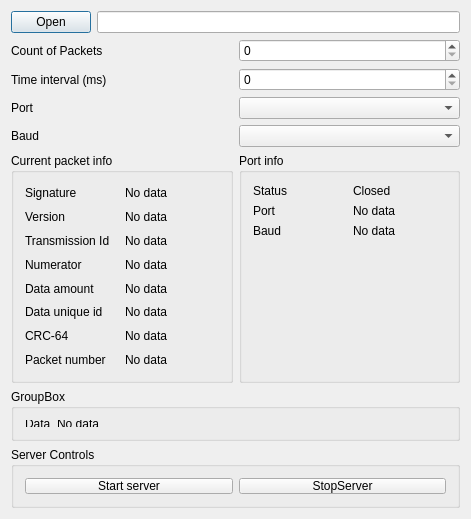
<?xml version="1.0" encoding="UTF-8"?>
<ui version="4.0">
 <class>SerialDataTesterServer</class>
 <widget class="QDialog" name="SerialDataTesterServer">
  <property name="geometry">
   <rect>
    <x>0</x>
    <y>0</y>
    <width>471</width>
    <height>519</height>
   </rect>
  </property>
  <property name="windowTitle">
   <string>SerialDataTesterServer</string>
  </property>
  <layout class="QVBoxLayout" name="verticalLayout_7">
   <item>
    <layout class="QVBoxLayout" name="verticalLayout_3">
     <item>
      <layout class="QHBoxLayout" name="horizontalLayout_2">
       <item>
        <widget class="QPushButton" name="openFileButton">
         <property name="text">
          <string>Open</string>
         </property>
        </widget>
       </item>
       <item>
        <widget class="QLineEdit" name="pathToXml"/>
       </item>
      </layout>
     </item>
     <item>
      <layout class="QHBoxLayout" name="horizontalLayout_3">
       <item>
        <widget class="QLabel" name="CountOfPacketsLabel">
         <property name="text">
          <string>Count of Packets</string>
         </property>
        </widget>
       </item>
       <item>
        <widget class="QSpinBox" name="countOfPackets"/>
       </item>
      </layout>
     </item>
     <item>
      <layout class="QHBoxLayout" name="horizontalLayout_8">
       <item>
        <widget class="QLabel" name="timeIntervalLabel">
         <property name="text">
          <string>Time interval (ms)</string>
         </property>
        </widget>
       </item>
       <item>
        <widget class="QSpinBox" name="timeInterval"/>
       </item>
      </layout>
     </item>
     <item>
      <layout class="QHBoxLayout" name="horizontalLayout_5">
       <item>
        <widget class="QLabel" name="portSelectionLabel">
         <property name="text">
          <string>Port</string>
         </property>
        </widget>
       </item>
       <item>
        <widget class="QComboBox" name="portsList"/>
       </item>
      </layout>
     </item>
     <item>
      <layout class="QHBoxLayout" name="horizontalLayout_6">
       <item>
        <widget class="QLabel" name="baudSelectionLabel">
         <property name="text">
          <string>Baud</string>
         </property>
        </widget>
       </item>
       <item>
        <widget class="QComboBox" name="baudList"/>
       </item>
      </layout>
     </item>
    </layout>
   </item>
   <item>
    <layout class="QVBoxLayout" name="verticalLayout_6">
     <item>
      <layout class="QHBoxLayout" name="horizontalLayout_9">
       <item>
        <widget class="QGroupBox" name="groupBox">
         <property name="sizePolicy">
          <sizepolicy hsizetype="Preferred" vsizetype="Fixed">
           <horstretch>0</horstretch>
           <verstretch>0</verstretch>
          </sizepolicy>
         </property>
         <property name="minimumSize">
          <size>
           <width>0</width>
           <height>230</height>
          </size>
         </property>
         <property name="title">
          <string>Current packet info</string>
         </property>
         <layout class="QVBoxLayout" name="verticalLayout_9">
          <item>
           <layout class="QHBoxLayout" name="horizontalLayout">
            <item>
             <layout class="QVBoxLayout" name="verticalLayout">
              <item>
               <widget class="QLabel" name="signatureLabel">
                <property name="text">
                 <string>Signature</string>
                </property>
               </widget>
              </item>
              <item>
               <widget class="QLabel" name="versionLabel">
                <property name="text">
                 <string>Version</string>
                </property>
               </widget>
              </item>
              <item>
               <widget class="QLabel" name="transmissionIdLabel">
                <property name="text">
                 <string>Transmission Id</string>
                </property>
               </widget>
              </item>
              <item>
               <widget class="QLabel" name="numeratorLabel">
                <property name="text">
                 <string>Numerator</string>
                </property>
               </widget>
              </item>
              <item>
               <widget class="QLabel" name="dataAmountLabel">
                <property name="text">
                 <string>Data amount</string>
                </property>
               </widget>
              </item>
              <item>
               <widget class="QLabel" name="dataUniqueIdLabel">
                <property name="text">
                 <string>Data unique id</string>
                </property>
               </widget>
              </item>
              <item>
               <widget class="QLabel" name="crcLabel">
                <property name="text">
                 <string>CRC-64</string>
                </property>
               </widget>
              </item>
              <item>
               <widget class="QLabel" name="packetNumberLabel">
                <property name="text">
                 <string>Packet number</string>
                </property>
               </widget>
              </item>
             </layout>
            </item>
            <item>
             <layout class="QVBoxLayout" name="verticalLayout_2">
              <item>
               <widget class="QLabel" name="signature">
                <property name="text">
                 <string>No data</string>
                </property>
               </widget>
              </item>
              <item>
               <widget class="QLabel" name="version">
                <property name="text">
                 <string>No data</string>
                </property>
               </widget>
              </item>
              <item>
               <widget class="QLabel" name="transmissionId">
                <property name="text">
                 <string>No data</string>
                </property>
               </widget>
              </item>
              <item>
               <widget class="QLabel" name="numerator">
                <property name="text">
                 <string>No data</string>
                </property>
               </widget>
              </item>
              <item>
               <widget class="QLabel" name="dataAmount">
                <property name="text">
                 <string>No data</string>
                </property>
               </widget>
              </item>
              <item>
               <widget class="QLabel" name="dataUniqueId">
                <property name="text">
                 <string>No data</string>
                </property>
               </widget>
              </item>
              <item>
               <widget class="QLabel" name="crc">
                <property name="text">
                 <string>No data</string>
                </property>
               </widget>
              </item>
              <item>
               <widget class="QLabel" name="packetNumber">
                <property name="text">
                 <string>No data</string>
                </property>
               </widget>
              </item>
             </layout>
            </item>
           </layout>
          </item>
         </layout>
        </widget>
       </item>
       <item>
        <widget class="QGroupBox" name="groupBox_2">
         <property name="sizePolicy">
          <sizepolicy hsizetype="Preferred" vsizetype="Fixed">
           <horstretch>0</horstretch>
           <verstretch>0</verstretch>
          </sizepolicy>
         </property>
         <property name="minimumSize">
          <size>
           <width>0</width>
           <height>230</height>
          </size>
         </property>
         <property name="title">
          <string>Port info</string>
         </property>
         <layout class="QVBoxLayout" name="verticalLayout_10">
          <item>
           <layout class="QHBoxLayout" name="horizontalLayout_7">
            <item>
             <layout class="QVBoxLayout" name="verticalLayout_4">
              <item>
               <widget class="QLabel" name="portStatusLabel">
                <property name="text">
                 <string>Status</string>
                </property>
               </widget>
              </item>
              <item>
               <widget class="QLabel" name="portLabel">
                <property name="text">
                 <string>Port</string>
                </property>
               </widget>
              </item>
              <item>
               <widget class="QLabel" name="baudLabel">
                <property name="text">
                 <string>Baud</string>
                </property>
               </widget>
              </item>
             </layout>
            </item>
            <item>
             <layout class="QVBoxLayout" name="verticalLayout_5">
              <item>
               <widget class="QLabel" name="portStatus">
                <property name="text">
                 <string>Closed</string>
                </property>
               </widget>
              </item>
              <item>
               <widget class="QLabel" name="port">
                <property name="text">
                 <string>No data</string>
                </property>
               </widget>
              </item>
              <item>
               <widget class="QLabel" name="baud">
                <property name="text">
                 <string>No data</string>
                </property>
               </widget>
              </item>
             </layout>
            </item>
           </layout>
          </item>
          <item>
           <spacer name="verticalSpacer">
            <property name="orientation">
             <enum>Qt::Vertical</enum>
            </property>
            <property name="sizeType">
             <enum>QSizePolicy::Fixed</enum>
            </property>
            <property name="sizeHint" stdset="0">
             <size>
              <width>20</width>
              <height>133</height>
             </size>
            </property>
           </spacer>
          </item>
         </layout>
        </widget>
       </item>
      </layout>
     </item>
     <item>
      <widget class="QGroupBox" name="groupBox_3">
       <property name="sizePolicy">
        <sizepolicy hsizetype="Preferred" vsizetype="Fixed">
         <horstretch>0</horstretch>
         <verstretch>0</verstretch>
        </sizepolicy>
       </property>
       <property name="minimumSize">
        <size>
         <width>0</width>
         <height>50</height>
        </size>
       </property>
       <property name="title">
        <string>GroupBox</string>
       </property>
       <layout class="QVBoxLayout" name="verticalLayout_8">
        <item>
         <layout class="QHBoxLayout" name="horizontalLayout_4">
          <item>
           <widget class="QLabel" name="dataLabel">
            <property name="sizePolicy">
             <sizepolicy hsizetype="Fixed" vsizetype="Preferred">
              <horstretch>0</horstretch>
              <verstretch>0</verstretch>
             </sizepolicy>
            </property>
            <property name="text">
             <string>Data</string>
            </property>
           </widget>
          </item>
          <item>
           <widget class="QLabel" name="data">
            <property name="text">
             <string>No data</string>
            </property>
           </widget>
          </item>
         </layout>
        </item>
       </layout>
      </widget>
     </item>
     <item>
      <widget class="QGroupBox" name="groupBox_4">
       <property name="sizePolicy">
        <sizepolicy hsizetype="Preferred" vsizetype="Fixed">
         <horstretch>0</horstretch>
         <verstretch>0</verstretch>
        </sizepolicy>
       </property>
       <property name="minimumSize">
        <size>
         <width>0</width>
         <height>60</height>
        </size>
       </property>
       <property name="title">
        <string>Server Controls</string>
       </property>
       <layout class="QVBoxLayout" name="verticalLayout_11">
        <item>
         <layout class="QHBoxLayout" name="horizontalLayout_10">
          <item>
           <widget class="QPushButton" name="startServerButton">
            <property name="text">
             <string>Start server</string>
            </property>
           </widget>
          </item>
          <item>
           <widget class="QPushButton" name="stopServerButton">
            <property name="text">
             <string>StopServer</string>
            </property>
           </widget>
          </item>
         </layout>
        </item>
       </layout>
      </widget>
     </item>
    </layout>
   </item>
  </layout>
 </widget>
 <layoutdefault spacing="6" margin="11"/>
 <resources/>
 <connections/>
</ui>
